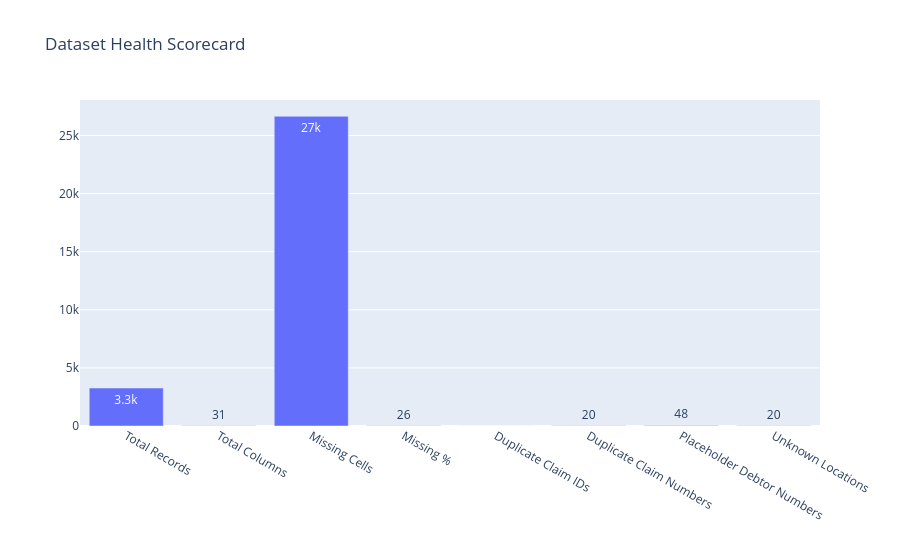

The notebook cell this image was saved under:
### Code cell
fig = px.bar(

    quality_scorecard,

    x="Metric",

    y="Value",

    title="Dataset Health Scorecard",

    text_auto=".2s"

)

fig.update_layout(

    xaxis_title="",

    yaxis_title=""

)

fig.show()

### Figure 1 — Plotly figure (JSON) as saved in the notebook; plotly's stock layout.template omitted (floating-point values rounded to 4 significant figures)
{"data": [{"alignmentgroup": "True", "hovertemplate": "Metric=%{x}<br>Value=%{y}<extra></extra>", "legendgroup": "", "marker": {"color": "#636efa", "pattern": {"shape": ""}}, "name": "", "offsetgroup": "", "orientation": "v", "showlegend": false, "textposition": "auto", "texttemplate": "%{y:.2s}", "type": "bar", "x": ["Total Records", "Total Columns", "Missing Cells", "Missing %", "Duplicate Claim IDs", "Duplicate Claim Numbers", "Placeholder Debtor Numbers", "Unknown Locations"], "xaxis": "x", "y": [3267, 31, 26650, 26.31, 0, 20, 48, 20], "yaxis": "y"}], "layout": {"barmode": "relative", "legend": {"tracegroupgap": 0}, "title": {"text": "Dataset Health Scorecard"}, "xaxis": {"anchor": "y", "domain": [0, 1], "title": {"text": ""}}, "yaxis": {"anchor": "x", "domain": [0, 1], "title": {"text": ""}}}}
